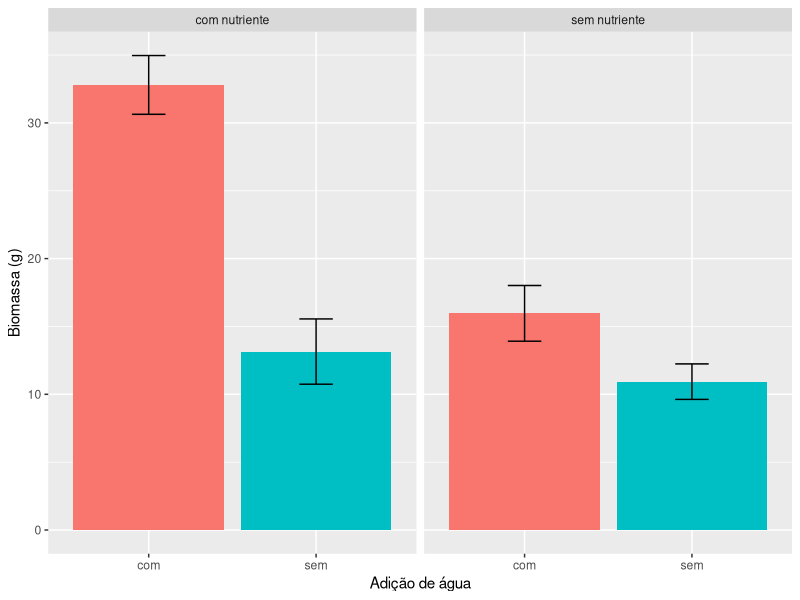

The R source for this figure:
#ANOVA FATORIAL
#Gabriela Neres
#05 Junho 2025

#Packages ####
library(ggplot2)
library(dplyr)

#ANOVA FATORIAL EM BLOCO (GRADIENTE) ####

bloco <- factor(rep(seq(1:6),each = 4))

agua <- factor(c(rep(c(rep("sem",2), rep("com",2)),6)))
nut <- factor(c(rep(c(rep("sem nutriente",1), rep("com nutriente",1)),12)))
biomassa <- c(9.2, 12.8, 21.8, 33.4, 12.6, 22.6, 16.3, 26.7, 8.6, 11.8, 20.1, 34.8, 14.0, 14.6, 11.2, 41.9, 14.5, 4.2, 17.5, 30.6, 6.7, 12.9, 8.9, 29.4)

d <- data.frame(bloco, agua, nut, biomassa)
d <- arrange(d, bloco, agua, nut)
View(d)

# gráfico ####
ggplot(d, aes(agua, biomassa, fill = agua)) +
  stat_summary(geom = "bar", fun = mean) +
  stat_summary(geom = "errorbar", width = .2, fun.data = mean_se)+
  facet_wrap(~nut) +
  labs(x = "Adição de água", y = "Biomassa (g)") +
  theme(legend.position = "none")

mod <- aov(biomassa ~ bloco + agua*nut, data = d)
summary(mod)
anova(mod)

summary(lm(biomassa ~ bloco + agua*nut, data = d))$r.squared




